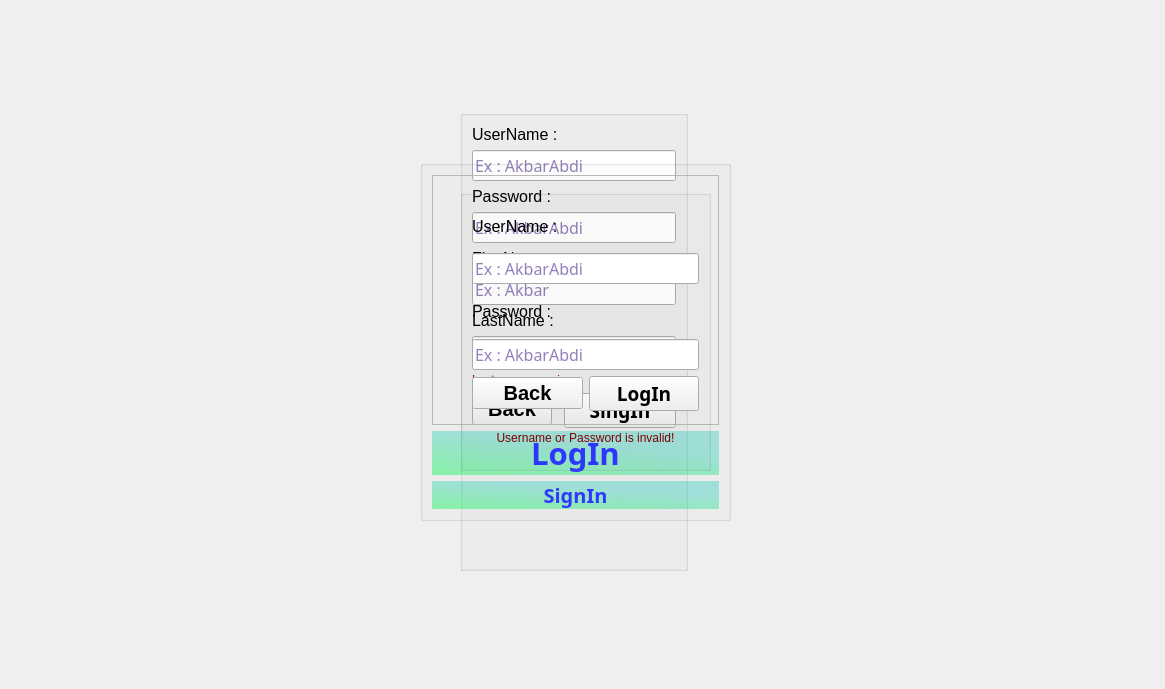
<?xml version="1.0" encoding="UTF-8"?>
<ui version="4.0">
 <class>MainWindow</class>
 <widget class="QMainWindow" name="MainWindow">
  <property name="geometry">
   <rect>
    <x>0</x>
    <y>0</y>
    <width>1165</width>
    <height>689</height>
   </rect>
  </property>
  <property name="windowTitle">
   <string>MainWindow</string>
  </property>
  <property name="styleSheet">
   <string notr="true">background-color: qlineargradient(spread:pad, x1:0.019, y1:0.017, x2:1, y2:1, stop:0 rgba(85, 65, 4, 255), stop:0.16 rgba(151, 120, 32, 255), stop:0.225 rgba(157, 145, 39, 255), stop:0.295775 rgba(152, 180, 65, 255), stop:0.342723 rgba(137, 195, 95, 255), stop:0.408028 rgba(113, 218, 91, 255), stop:0.516432 rgba(94, 224, 67, 255), stop:0.57 rgba(119, 211, 99, 255), stop:0.635 rgba(130, 218, 107, 255), stop:0.695 rgba(159, 204, 60, 255), stop:0.75 rgba(148, 117, 0, 255), stop:0.815 rgba(161, 128, 0, 255), stop:0.88 rgba(110, 92, 30, 255), stop:0.935 rgba(76, 60, 14, 255), stop:1 rgba(35, 40, 3, 255));</string>
  </property>
  <widget class="QWidget" name="centralwidget">
   <widget class="QGroupBox" name="Login_Box">
    <property name="geometry">
     <rect>
      <x>460</x>
      <y>190</y>
      <width>251</width>
      <height>281</height>
     </rect>
    </property>
    <property name="styleSheet">
     <string notr="true">border-co</string>
    </property>
    <property name="title">
     <string/>
    </property>
    <layout class="QGridLayout" name="gridLayout">
     <item row="4" column="1">
      <widget class="QPushButton" name="bottom_log">
       <property name="font">
        <font>
         <family>Segoe MDL2 Assets</family>
         <pointsize>14</pointsize>
         <bold>true</bold>
        </font>
       </property>
       <property name="text">
        <string>LogIn</string>
       </property>
      </widget>
     </item>
     <item row="1" column="0" colspan="2">
      <widget class="QLineEdit" name="input_username_log">
       <property name="font">
        <font>
         <family>Segoe UI Variable Text Semiligh</family>
         <pointsize>12</pointsize>
        </font>
       </property>
       <property name="styleSheet">
        <string notr="true">color: rgb(39, 0, 116);
</string>
       </property>
       <property name="placeholderText">
        <string>Ex : AkbarAbdi</string>
       </property>
      </widget>
     </item>
     <item row="5" column="0" colspan="2">
      <widget class="QLabel" name="log_error">
       <property name="font">
        <font>
         <pointsize>9</pointsize>
        </font>
       </property>
       <property name="styleSheet">
        <string notr="true">color: rgb(125, 0, 2);</string>
       </property>
       <property name="text">
        <string>Username or Password is invalid!</string>
       </property>
       <property name="alignment">
        <set>Qt::AlignCenter</set>
       </property>
      </widget>
     </item>
     <item row="3" column="0" colspan="2">
      <widget class="QLineEdit" name="input_password_log">
       <property name="font">
        <font>
         <family>Segoe UI Variable Text Semiligh</family>
         <pointsize>12</pointsize>
        </font>
       </property>
       <property name="styleSheet">
        <string notr="true">color: rgb(39, 0, 116);</string>
       </property>
       <property name="text">
        <string/>
       </property>
       <property name="placeholderText">
        <string>Ex : AkbarAbdi</string>
       </property>
      </widget>
     </item>
     <item row="2" column="0">
      <widget class="QLabel" name="Label_password_log">
       <property name="font">
        <font>
         <pointsize>12</pointsize>
        </font>
       </property>
       <property name="text">
        <string>Password :</string>
       </property>
      </widget>
     </item>
     <item row="4" column="0">
      <widget class="QPushButton" name="Button_back_log">
       <property name="font">
        <font>
         <pointsize>15</pointsize>
         <bold>true</bold>
        </font>
       </property>
       <property name="text">
        <string>Back</string>
       </property>
      </widget>
     </item>
     <item row="0" column="0">
      <widget class="QLabel" name="Label_username_log">
       <property name="font">
        <font>
         <pointsize>12</pointsize>
        </font>
       </property>
       <property name="text">
        <string>UserName :</string>
       </property>
       <property name="alignment">
        <set>Qt::AlignLeading|Qt::AlignLeft|Qt::AlignVCenter</set>
       </property>
      </widget>
     </item>
    </layout>
   </widget>
   <widget class="QGroupBox" name="Signin_Box">
    <property name="geometry">
     <rect>
      <x>460</x>
      <y>110</y>
      <width>228</width>
      <height>461</height>
     </rect>
    </property>
    <property name="styleSheet">
     <string notr="true"/>
    </property>
    <property name="title">
     <string/>
    </property>
    <property name="alignment">
     <set>Qt::AlignCenter</set>
    </property>
    <layout class="QFormLayout" name="formLayout">
     <item row="0" column="0">
      <widget class="QLabel" name="Label_username_sign">
       <property name="font">
        <font>
         <pointsize>12</pointsize>
        </font>
       </property>
       <property name="text">
        <string>UserName :</string>
       </property>
       <property name="alignment">
        <set>Qt::AlignLeading|Qt::AlignLeft|Qt::AlignVCenter</set>
       </property>
      </widget>
     </item>
     <item row="1" column="0" colspan="2">
      <widget class="QLineEdit" name="input_username_sign">
       <property name="font">
        <font>
         <family>Segoe UI Variable Text Semiligh</family>
         <pointsize>12</pointsize>
        </font>
       </property>
       <property name="styleSheet">
        <string notr="true">color: rgb(39, 0, 116);
</string>
       </property>
       <property name="placeholderText">
        <string>Ex : AkbarAbdi</string>
       </property>
      </widget>
     </item>
     <item row="2" column="0">
      <widget class="QLabel" name="Label_password__sign">
       <property name="font">
        <font>
         <pointsize>12</pointsize>
        </font>
       </property>
       <property name="text">
        <string>Password :</string>
       </property>
      </widget>
     </item>
     <item row="3" column="0" colspan="2">
      <widget class="QLineEdit" name="input_password_sign">
       <property name="font">
        <font>
         <family>Segoe UI Variable Text Semiligh</family>
         <pointsize>12</pointsize>
        </font>
       </property>
       <property name="styleSheet">
        <string notr="true">color: rgb(39, 0, 116);</string>
       </property>
       <property name="text">
        <string/>
       </property>
       <property name="placeholderText">
        <string>Ex : AkbarAbdi</string>
       </property>
      </widget>
     </item>
     <item row="4" column="0">
      <widget class="QLabel" name="Label_Fname">
       <property name="font">
        <font>
         <pointsize>12</pointsize>
        </font>
       </property>
       <property name="text">
        <string>FirstName :</string>
       </property>
      </widget>
     </item>
     <item row="5" column="0" colspan="2">
      <widget class="QLineEdit" name="input_firstname">
       <property name="font">
        <font>
         <family>Segoe UI Variable Text Semiligh</family>
         <pointsize>12</pointsize>
        </font>
       </property>
       <property name="styleSheet">
        <string notr="true">color: rgb(39, 0, 116);</string>
       </property>
       <property name="text">
        <string/>
       </property>
       <property name="placeholderText">
        <string>Ex : Akbar</string>
       </property>
      </widget>
     </item>
     <item row="6" column="0">
      <widget class="QLabel" name="Label_lastname">
       <property name="font">
        <font>
         <pointsize>12</pointsize>
        </font>
       </property>
       <property name="text">
        <string>LastName :</string>
       </property>
      </widget>
     </item>
     <item row="7" column="0" colspan="2">
      <widget class="QLineEdit" name="input_lastname">
       <property name="font">
        <font>
         <family>Segoe UI Variable Text Semiligh</family>
         <pointsize>12</pointsize>
        </font>
       </property>
       <property name="styleSheet">
        <string notr="true">color: rgb(39, 0, 116);</string>
       </property>
       <property name="text">
        <string/>
       </property>
       <property name="placeholderText">
        <string>Ex : Abdi</string>
       </property>
      </widget>
     </item>
     <item row="9" column="0">
      <widget class="QPushButton" name="Button_back_sign">
       <property name="font">
        <font>
         <pointsize>15</pointsize>
         <bold>true</bold>
        </font>
       </property>
       <property name="text">
        <string>Back</string>
       </property>
      </widget>
     </item>
     <item row="9" column="1">
      <widget class="QPushButton" name="bottom_sign">
       <property name="font">
        <font>
         <family>Segoe MDL2 Assets</family>
         <pointsize>14</pointsize>
         <bold>true</bold>
        </font>
       </property>
       <property name="text">
        <string>SingIn</string>
       </property>
      </widget>
     </item>
     <item row="8" column="0" colspan="2">
      <widget class="QLabel" name="sign_error">
       <property name="styleSheet">
        <string notr="true">color: rgb(170, 0, 0);</string>
       </property>
       <property name="text">
        <string>Last name warning...</string>
       </property>
      </widget>
     </item>
    </layout>
   </widget>
   <widget class="QGroupBox" name="main_box">
    <property name="geometry">
     <rect>
      <x>420</x>
      <y>160</y>
      <width>311</width>
      <height>361</height>
     </rect>
    </property>
    <property name="title">
     <string/>
    </property>
    <layout class="QVBoxLayout" name="verticalLayout">
     <item>
      <widget class="QFrame" name="frame">
       <property name="styleSheet">
        <string notr="true">border-image: url(:/Source/chat2.png) 0 0 0 0 stretch stretch;
setAlignment:(Qt::AlignCenter);</string>
       </property>
       <property name="frameShape">
        <enum>QFrame::StyledPanel</enum>
       </property>
       <property name="frameShadow">
        <enum>QFrame::Raised</enum>
       </property>
      </widget>
     </item>
     <item>
      <widget class="QPushButton" name="bottom_log_page">
       <property name="sizePolicy">
        <sizepolicy hsizetype="Minimum" vsizetype="Fixed">
         <horstretch>0</horstretch>
         <verstretch>0</verstretch>
        </sizepolicy>
       </property>
       <property name="palette">
        <palette>
         <active>
          <colorrole role="WindowText">
           <brush brushstyle="SolidPattern">
            <color alpha="255">
             <red>46</red>
             <green>56</green>
             <blue>255</blue>
            </color>
           </brush>
          </colorrole>
          <colorrole role="Button">
           <brush brushstyle="LinearGradientPattern">
            <gradient startx="0.636872000000000" starty="0.301000000000000" endx="0.000000000000000" endy="1.400000000000000" type="LinearGradient" spread="PadSpread" coordinatemode="ObjectBoundingMode">
             <gradientstop position="0.000000000000000">
              <color alpha="100">
               <red>43</red>
               <green>204</green>
               <blue>189</blue>
              </color>
             </gradientstop>
             <gradientstop position="1.000000000000000">
              <color alpha="150">
               <red>48</red>
               <green>255</green>
               <blue>87</blue>
              </color>
             </gradientstop>
            </gradient>
           </brush>
          </colorrole>
          <colorrole role="Text">
           <brush brushstyle="SolidPattern">
            <color alpha="255">
             <red>46</red>
             <green>56</green>
             <blue>255</blue>
            </color>
           </brush>
          </colorrole>
          <colorrole role="ButtonText">
           <brush brushstyle="SolidPattern">
            <color alpha="255">
             <red>46</red>
             <green>56</green>
             <blue>255</blue>
            </color>
           </brush>
          </colorrole>
          <colorrole role="Base">
           <brush brushstyle="LinearGradientPattern">
            <gradient startx="0.636872000000000" starty="0.301000000000000" endx="0.000000000000000" endy="1.400000000000000" type="LinearGradient" spread="PadSpread" coordinatemode="ObjectBoundingMode">
             <gradientstop position="0.000000000000000">
              <color alpha="100">
               <red>43</red>
               <green>204</green>
               <blue>189</blue>
              </color>
             </gradientstop>
             <gradientstop position="1.000000000000000">
              <color alpha="150">
               <red>48</red>
               <green>255</green>
               <blue>87</blue>
              </color>
             </gradientstop>
            </gradient>
           </brush>
          </colorrole>
          <colorrole role="Window">
           <brush brushstyle="LinearGradientPattern">
            <gradient startx="0.636872000000000" starty="0.301000000000000" endx="0.000000000000000" endy="1.400000000000000" type="LinearGradient" spread="PadSpread" coordinatemode="ObjectBoundingMode">
             <gradientstop position="0.000000000000000">
              <color alpha="100">
               <red>43</red>
               <green>204</green>
               <blue>189</blue>
              </color>
             </gradientstop>
             <gradientstop position="1.000000000000000">
              <color alpha="150">
               <red>48</red>
               <green>255</green>
               <blue>87</blue>
              </color>
             </gradientstop>
            </gradient>
           </brush>
          </colorrole>
          <colorrole role="PlaceholderText">
           <brush brushstyle="SolidPattern">
            <color alpha="255">
             <red>46</red>
             <green>56</green>
             <blue>255</blue>
            </color>
           </brush>
          </colorrole>
         </active>
         <inactive>
          <colorrole role="WindowText">
           <brush brushstyle="SolidPattern">
            <color alpha="255">
             <red>46</red>
             <green>56</green>
             <blue>255</blue>
            </color>
           </brush>
          </colorrole>
          <colorrole role="Button">
           <brush brushstyle="LinearGradientPattern">
            <gradient startx="0.636872000000000" starty="0.301000000000000" endx="0.000000000000000" endy="1.400000000000000" type="LinearGradient" spread="PadSpread" coordinatemode="ObjectBoundingMode">
             <gradientstop position="0.000000000000000">
              <color alpha="100">
               <red>43</red>
               <green>204</green>
               <blue>189</blue>
              </color>
             </gradientstop>
             <gradientstop position="1.000000000000000">
              <color alpha="150">
               <red>48</red>
               <green>255</green>
               <blue>87</blue>
              </color>
             </gradientstop>
            </gradient>
           </brush>
          </colorrole>
          <colorrole role="Text">
           <brush brushstyle="SolidPattern">
            <color alpha="255">
             <red>46</red>
             <green>56</green>
             <blue>255</blue>
            </color>
           </brush>
          </colorrole>
          <colorrole role="ButtonText">
           <brush brushstyle="SolidPattern">
            <color alpha="255">
             <red>46</red>
             <green>56</green>
             <blue>255</blue>
            </color>
           </brush>
          </colorrole>
          <colorrole role="Base">
           <brush brushstyle="LinearGradientPattern">
            <gradient startx="0.636872000000000" starty="0.301000000000000" endx="0.000000000000000" endy="1.400000000000000" type="LinearGradient" spread="PadSpread" coordinatemode="ObjectBoundingMode">
             <gradientstop position="0.000000000000000">
              <color alpha="100">
               <red>43</red>
               <green>204</green>
               <blue>189</blue>
              </color>
             </gradientstop>
             <gradientstop position="1.000000000000000">
              <color alpha="150">
               <red>48</red>
               <green>255</green>
               <blue>87</blue>
              </color>
             </gradientstop>
            </gradient>
           </brush>
          </colorrole>
          <colorrole role="Window">
           <brush brushstyle="LinearGradientPattern">
            <gradient startx="0.636872000000000" starty="0.301000000000000" endx="0.000000000000000" endy="1.400000000000000" type="LinearGradient" spread="PadSpread" coordinatemode="ObjectBoundingMode">
             <gradientstop position="0.000000000000000">
              <color alpha="100">
               <red>43</red>
               <green>204</green>
               <blue>189</blue>
              </color>
             </gradientstop>
             <gradientstop position="1.000000000000000">
              <color alpha="150">
               <red>48</red>
               <green>255</green>
               <blue>87</blue>
              </color>
             </gradientstop>
            </gradient>
           </brush>
          </colorrole>
          <colorrole role="PlaceholderText">
           <brush brushstyle="SolidPattern">
            <color alpha="255">
             <red>46</red>
             <green>56</green>
             <blue>255</blue>
            </color>
           </brush>
          </colorrole>
         </inactive>
         <disabled>
          <colorrole role="WindowText">
           <brush brushstyle="SolidPattern">
            <color alpha="255">
             <red>46</red>
             <green>56</green>
             <blue>255</blue>
            </color>
           </brush>
          </colorrole>
          <colorrole role="Button">
           <brush brushstyle="LinearGradientPattern">
            <gradient startx="0.636872000000000" starty="0.301000000000000" endx="0.000000000000000" endy="1.400000000000000" type="LinearGradient" spread="PadSpread" coordinatemode="ObjectBoundingMode">
             <gradientstop position="0.000000000000000">
              <color alpha="100">
               <red>43</red>
               <green>204</green>
               <blue>189</blue>
              </color>
             </gradientstop>
             <gradientstop position="1.000000000000000">
              <color alpha="150">
               <red>48</red>
               <green>255</green>
               <blue>87</blue>
              </color>
             </gradientstop>
            </gradient>
           </brush>
          </colorrole>
          <colorrole role="Text">
           <brush brushstyle="SolidPattern">
            <color alpha="255">
             <red>46</red>
             <green>56</green>
             <blue>255</blue>
            </color>
           </brush>
          </colorrole>
          <colorrole role="ButtonText">
           <brush brushstyle="SolidPattern">
            <color alpha="255">
             <red>46</red>
             <green>56</green>
             <blue>255</blue>
            </color>
           </brush>
          </colorrole>
          <colorrole role="Base">
           <brush brushstyle="LinearGradientPattern">
            <gradient startx="0.636872000000000" starty="0.301000000000000" endx="0.000000000000000" endy="1.400000000000000" type="LinearGradient" spread="PadSpread" coordinatemode="ObjectBoundingMode">
             <gradientstop position="0.000000000000000">
              <color alpha="100">
               <red>43</red>
               <green>204</green>
               <blue>189</blue>
              </color>
             </gradientstop>
             <gradientstop position="1.000000000000000">
              <color alpha="150">
               <red>48</red>
               <green>255</green>
               <blue>87</blue>
              </color>
             </gradientstop>
            </gradient>
           </brush>
          </colorrole>
          <colorrole role="Window">
           <brush brushstyle="LinearGradientPattern">
            <gradient startx="0.636872000000000" starty="0.301000000000000" endx="0.000000000000000" endy="1.400000000000000" type="LinearGradient" spread="PadSpread" coordinatemode="ObjectBoundingMode">
             <gradientstop position="0.000000000000000">
              <color alpha="100">
               <red>43</red>
               <green>204</green>
               <blue>189</blue>
              </color>
             </gradientstop>
             <gradientstop position="1.000000000000000">
              <color alpha="150">
               <red>48</red>
               <green>255</green>
               <blue>87</blue>
              </color>
             </gradientstop>
            </gradient>
           </brush>
          </colorrole>
          <colorrole role="PlaceholderText">
           <brush brushstyle="SolidPattern">
            <color alpha="255">
             <red>46</red>
             <green>56</green>
             <blue>255</blue>
            </color>
           </brush>
          </colorrole>
         </disabled>
        </palette>
       </property>
       <property name="font">
        <font>
         <family>Segoe UI Black</family>
         <pointsize>23</pointsize>
         <italic>false</italic>
         <bold>true</bold>
         <underline>false</underline>
         <stylestrategy>PreferAntialias</stylestrategy>
         <kerning>true</kerning>
        </font>
       </property>
       <property name="mouseTracking">
        <bool>false</bool>
       </property>
       <property name="focusPolicy">
        <enum>Qt::StrongFocus</enum>
       </property>
       <property name="toolTip">
        <string/>
       </property>
       <property name="styleSheet">
        <string notr="true">border-radius: 25px;
color: rgb(46, 56, 255);
background:qlineargradient(spread:pad, x1:0.636872, y1:0.301, x2:0, y2:1.4, stop:0 rgba(43, 204, 189, 100), stop:1 rgba(48, 255, 87, 150));

setAlignment:(Qt::AlignCenter);
</string>
       </property>
       <property name="text">
        <string>LogIn</string>
       </property>
      </widget>
     </item>
     <item>
      <widget class="QPushButton" name="bottom_sign_page">
       <property name="sizePolicy">
        <sizepolicy hsizetype="Minimum" vsizetype="Fixed">
         <horstretch>0</horstretch>
         <verstretch>0</verstretch>
        </sizepolicy>
       </property>
       <property name="palette">
        <palette>
         <active>
          <colorrole role="WindowText">
           <brush brushstyle="SolidPattern">
            <color alpha="255">
             <red>46</red>
             <green>56</green>
             <blue>255</blue>
            </color>
           </brush>
          </colorrole>
          <colorrole role="Button">
           <brush brushstyle="LinearGradientPattern">
            <gradient startx="0.636872000000000" starty="0.301000000000000" endx="0.000000000000000" endy="1.400000000000000" type="LinearGradient" spread="PadSpread" coordinatemode="ObjectBoundingMode">
             <gradientstop position="0.000000000000000">
              <color alpha="100">
               <red>43</red>
               <green>204</green>
               <blue>189</blue>
              </color>
             </gradientstop>
             <gradientstop position="1.000000000000000">
              <color alpha="150">
               <red>48</red>
               <green>255</green>
               <blue>87</blue>
              </color>
             </gradientstop>
            </gradient>
           </brush>
          </colorrole>
          <colorrole role="Text">
           <brush brushstyle="SolidPattern">
            <color alpha="255">
             <red>46</red>
             <green>56</green>
             <blue>255</blue>
            </color>
           </brush>
          </colorrole>
          <colorrole role="ButtonText">
           <brush brushstyle="SolidPattern">
            <color alpha="255">
             <red>46</red>
             <green>56</green>
             <blue>255</blue>
            </color>
           </brush>
          </colorrole>
          <colorrole role="Base">
           <brush brushstyle="LinearGradientPattern">
            <gradient startx="0.636872000000000" starty="0.301000000000000" endx="0.000000000000000" endy="1.400000000000000" type="LinearGradient" spread="PadSpread" coordinatemode="ObjectBoundingMode">
             <gradientstop position="0.000000000000000">
              <color alpha="100">
               <red>43</red>
               <green>204</green>
               <blue>189</blue>
              </color>
             </gradientstop>
             <gradientstop position="1.000000000000000">
              <color alpha="150">
               <red>48</red>
               <green>255</green>
               <blue>87</blue>
              </color>
             </gradientstop>
            </gradient>
           </brush>
          </colorrole>
          <colorrole role="Window">
           <brush brushstyle="LinearGradientPattern">
            <gradient startx="0.636872000000000" starty="0.301000000000000" endx="0.000000000000000" endy="1.400000000000000" type="LinearGradient" spread="PadSpread" coordinatemode="ObjectBoundingMode">
             <gradientstop position="0.000000000000000">
              <color alpha="100">
               <red>43</red>
               <green>204</green>
               <blue>189</blue>
              </color>
             </gradientstop>
             <gradientstop position="1.000000000000000">
              <color alpha="150">
               <red>48</red>
               <green>255</green>
               <blue>87</blue>
              </color>
             </gradientstop>
            </gradient>
           </brush>
          </colorrole>
          <colorrole role="PlaceholderText">
           <brush brushstyle="SolidPattern">
            <color alpha="255">
             <red>46</red>
             <green>56</green>
             <blue>255</blue>
            </color>
           </brush>
          </colorrole>
         </active>
         <inactive>
          <colorrole role="WindowText">
           <brush brushstyle="SolidPattern">
            <color alpha="255">
             <red>46</red>
             <green>56</green>
             <blue>255</blue>
            </color>
           </brush>
          </colorrole>
          <colorrole role="Button">
           <brush brushstyle="LinearGradientPattern">
            <gradient startx="0.636872000000000" starty="0.301000000000000" endx="0.000000000000000" endy="1.400000000000000" type="LinearGradient" spread="PadSpread" coordinatemode="ObjectBoundingMode">
             <gradientstop position="0.000000000000000">
              <color alpha="100">
               <red>43</red>
               <green>204</green>
               <blue>189</blue>
              </color>
             </gradientstop>
             <gradientstop position="1.000000000000000">
              <color alpha="150">
               <red>48</red>
               <green>255</green>
               <blue>87</blue>
              </color>
             </gradientstop>
            </gradient>
           </brush>
          </colorrole>
          <colorrole role="Text">
           <brush brushstyle="SolidPattern">
            <color alpha="255">
             <red>46</red>
             <green>56</green>
             <blue>255</blue>
            </color>
           </brush>
          </colorrole>
          <colorrole role="ButtonText">
           <brush brushstyle="SolidPattern">
            <color alpha="255">
             <red>46</red>
             <green>56</green>
             <blue>255</blue>
            </color>
           </brush>
          </colorrole>
          <colorrole role="Base">
           <brush brushstyle="LinearGradientPattern">
            <gradient startx="0.636872000000000" starty="0.301000000000000" endx="0.000000000000000" endy="1.400000000000000" type="LinearGradient" spread="PadSpread" coordinatemode="ObjectBoundingMode">
             <gradientstop position="0.000000000000000">
              <color alpha="100">
               <red>43</red>
               <green>204</green>
               <blue>189</blue>
              </color>
             </gradientstop>
             <gradientstop position="1.000000000000000">
              <color alpha="150">
               <red>48</red>
               <green>255</green>
               <blue>87</blue>
              </color>
             </gradientstop>
            </gradient>
           </brush>
          </colorrole>
          <colorrole role="Window">
           <brush brushstyle="LinearGradientPattern">
            <gradient startx="0.636872000000000" starty="0.301000000000000" endx="0.000000000000000" endy="1.400000000000000" type="LinearGradient" spread="PadSpread" coordinatemode="ObjectBoundingMode">
             <gradientstop position="0.000000000000000">
              <color alpha="100">
               <red>43</red>
               <green>204</green>
               <blue>189</blue>
              </color>
             </gradientstop>
             <gradientstop position="1.000000000000000">
              <color alpha="150">
               <red>48</red>
               <green>255</green>
               <blue>87</blue>
              </color>
             </gradientstop>
            </gradient>
           </brush>
          </colorrole>
          <colorrole role="PlaceholderText">
           <brush brushstyle="SolidPattern">
            <color alpha="255">
             <red>46</red>
             <green>56</green>
             <blue>255</blue>
            </color>
           </brush>
          </colorrole>
         </inactive>
         <disabled>
          <colorrole role="WindowText">
           <brush brushstyle="SolidPattern">
            <color alpha="255">
             <red>46</red>
             <green>56</green>
             <blue>255</blue>
            </color>
           </brush>
          </colorrole>
          <colorrole role="Button">
           <brush brushstyle="LinearGradientPattern">
            <gradient startx="0.636872000000000" starty="0.301000000000000" endx="0.000000000000000" endy="1.400000000000000" type="LinearGradient" spread="PadSpread" coordinatemode="ObjectBoundingMode">
             <gradientstop position="0.000000000000000">
              <color alpha="100">
               <red>43</red>
               <green>204</green>
               <blue>189</blue>
              </color>
             </gradientstop>
             <gradientstop position="1.000000000000000">
              <color alpha="150">
               <red>48</red>
               <green>255</green>
               <blue>87</blue>
              </color>
             </gradientstop>
            </gradient>
           </brush>
          </colorrole>
          <colorrole role="Text">
           <brush brushstyle="SolidPattern">
            <color alpha="255">
             <red>46</red>
             <green>56</green>
             <blue>255</blue>
            </color>
           </brush>
          </colorrole>
          <colorrole role="ButtonText">
           <brush brushstyle="SolidPattern">
            <color alpha="255">
             <red>46</red>
             <green>56</green>
             <blue>255</blue>
            </color>
           </brush>
          </colorrole>
          <colorrole role="Base">
           <brush brushstyle="LinearGradientPattern">
            <gradient startx="0.636872000000000" starty="0.301000000000000" endx="0.000000000000000" endy="1.400000000000000" type="LinearGradient" spread="PadSpread" coordinatemode="ObjectBoundingMode">
             <gradientstop position="0.000000000000000">
              <color alpha="100">
               <red>43</red>
               <green>204</green>
               <blue>189</blue>
              </color>
             </gradientstop>
             <gradientstop position="1.000000000000000">
              <color alpha="150">
               <red>48</red>
               <green>255</green>
               <blue>87</blue>
              </color>
             </gradientstop>
            </gradient>
           </brush>
          </colorrole>
          <colorrole role="Window">
           <brush brushstyle="LinearGradientPattern">
            <gradient startx="0.636872000000000" starty="0.301000000000000" endx="0.000000000000000" endy="1.400000000000000" type="LinearGradient" spread="PadSpread" coordinatemode="ObjectBoundingMode">
             <gradientstop position="0.000000000000000">
              <color alpha="100">
               <red>43</red>
               <green>204</green>
               <blue>189</blue>
              </color>
             </gradientstop>
             <gradientstop position="1.000000000000000">
              <color alpha="150">
               <red>48</red>
               <green>255</green>
               <blue>87</blue>
              </color>
             </gradientstop>
            </gradient>
           </brush>
          </colorrole>
          <colorrole role="PlaceholderText">
           <brush brushstyle="SolidPattern">
            <color alpha="255">
             <red>46</red>
             <green>56</green>
             <blue>255</blue>
            </color>
           </brush>
          </colorrole>
         </disabled>
        </palette>
       </property>
       <property name="font">
        <font>
         <family>Segoe UI Black</family>
         <pointsize>15</pointsize>
         <italic>false</italic>
         <bold>true</bold>
         <underline>false</underline>
         <stylestrategy>PreferAntialias</stylestrategy>
         <kerning>true</kerning>
        </font>
       </property>
       <property name="mouseTracking">
        <bool>false</bool>
       </property>
       <property name="focusPolicy">
        <enum>Qt::StrongFocus</enum>
       </property>
       <property name="toolTip">
        <string/>
       </property>
       <property name="styleSheet">
        <string notr="true">border-radius: 15px;
color: rgb(46, 56, 255);
background:qlineargradient(spread:pad, x1:0.636872, y1:0.301, x2:0, y2:1.4, stop:0 rgba(43, 204, 189, 100), stop:1 rgba(48, 255, 87, 150));

setAlignment:(Qt::AlignCenter);
</string>
       </property>
       <property name="text">
        <string>SignIn</string>
       </property>
      </widget>
     </item>
    </layout>
   </widget>
   <zorder>Signin_Box</zorder>
   <zorder>main_box</zorder>
   <zorder>Login_Box</zorder>
  </widget>
 </widget>
 <resources/>
 <connections/>
</ui>
